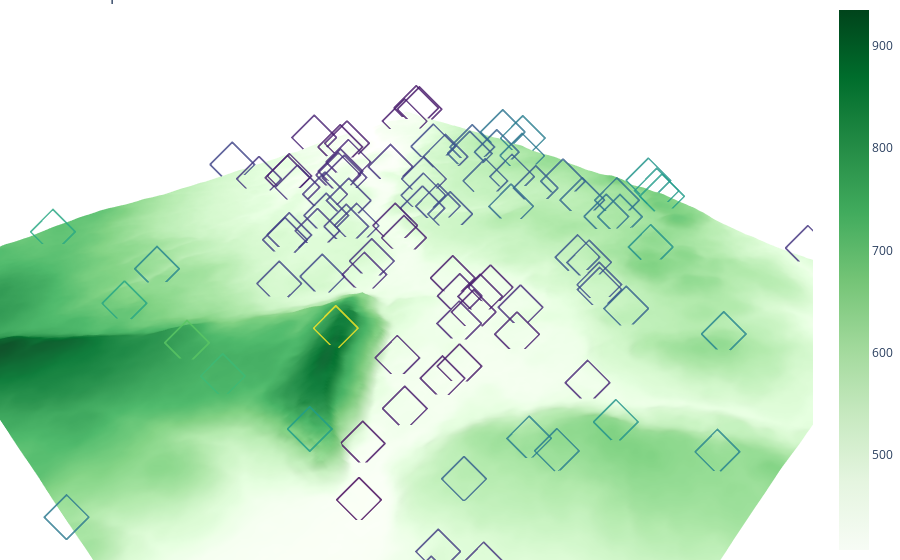

The cell this chart's notebook holds for it:
### Code cell
x = []
y = []
z = []
for peak in artist.workspace.peaks:
    x.append(30*peak["location"][1])
    y.append(30*peak["location"][0])
    z.append(peak["altitude"]+150)
    
heightmap = artist.workspace.heightmap

data=[go.Surface(x=[30*i for i in range(len(heightmap))],
                                     y=[30*i for i in range(len(heightmap))],
                                     z=heightmap,
                                     colorscale="Greens"),
     go.Scatter3d(x=x, y=y, z=z,
                  mode='markers', 
                  marker={"size":z,
                          "color":z,
                          "colorscale":'Viridis',
                          "opacity":0.8,
                          "symbol":'diamond-open'})]

fig = go.Figure(data=data)

fig.update_layout(title='DEM map', autosize=True,
                  margin={"l":0, "r":0, "b":0, "t":0},
                  scene_aspectmode='data',
                  scene={"xaxis":{"visible":False},
                         "yaxis":{"visible":False},
                         "zaxis":{"visible":False}
                         }
                 )
fig.show()

### Figure 1 — Plotly figure (JSON) as saved in the notebook; plotly's stock layout.template omitted (floating-point values rounded to 4 significant figures; data arrays with more than 128 entries replaced by an {"elided": "..."} marker saying what was removed)
{"data": [{"colorscale": [[0, "rgb(247,252,245)"], [0.125, "rgb(229,245,224)"], [0.25, "rgb(199,233,192)"], [0.375, "rgb(161,217,155)"], [0.5, "rgb(116,196,118)"], [0.625, "rgb(65,171,93)"], [0.75, "rgb(35,139,69)"], [0.875, "rgb(0,109,44)"], [1, "rgb(0,68,27)"]], "type": "surface", "x": {"elided": "300 int values"}, "y": {"elided": "300 int values"}, "z": {"elided": "300x300 int values"}}, {"marker": {"color": [644, 693, 630, 630, 865, 906, 916, 633, 633, 630, 671, 639, 639, 949, 649, 662, 653, 657, 663, 698, 663, 672, 1037, 803, 679, 707, 726, 685, 769, 684, 685, 726, 861, 691, 675, 736, 684, 788, 684, 699, 696, 636, 774, 691, 723, 699, 724, 638, 696, 707, 667, 927, 652, 728, 753, 735, 901, 630, 745, 1042, 778, 637, 632, 765, 632, 828, 637, 761, 633, 645, 772, 835, 845, 716, 842, 656, 717, 627, 630, 633, 621, 638, 705, 706, 822, 609, 609, 609, 609, 735, 736, 607, 607, 648, 787, 680, 786, 681, 689, 827, 668, 670, 801, 701, 667, 625, 681, 637, 601, 685, 799, 609, 664, 627, 675], "colorscale": [[0, "#440154"], [0.1111, "#482878"], [0.2222, "#3e4989"], [0.3333, "#31688e"], [0.4444, "#26828e"], [0.5556, "#1f9e89"], [0.6667, "#35b779"], [0.7778, "#6ece58"], [0.8889, "#b5de2b"], [1, "#fde725"]], "opacity": 0.8, "size": 12, "symbol": "diamond-open"}, "mode": "markers", "type": "scatter3d", "x": [2400, 4140, 0, 0, 7230, 8250, 8970, 660, 2130, 2310, 4110, 3660, 3720, 8730, 2640, 3840, 2970, 3090, 3090, 1230, 2280, 3690, 8970, 6630, 3570, 1410, 810, 4110, 0, 4830, 4950, 1050, 7290, 2250, 4470, 690, 4110, 0, 3990, 2670, 2970, 3540, 570, 5640, 1650, 2760, 1230, 3690, 5160, 2820, 4440, 7170, 4710, 1290, 2070, 810, 7170, 3930, 1140, 5970, 8970, 4170, 3750, 810, 3990, 0, 5520, 1350, 4290, 4590, 1230, 240, 6960, 2490, 360, 3840, 2490, 5130, 5400, 6000, 6600, 4260, 2820, 2910, 1740, 8400, 7050, 8910, 8880, 3060, 6300, 8190, 8670, 4380, 5550, 6960, 5490, 7170, 7860, 4830, 6780, 0, 2790, 8010, 7140, 8640, 7890, 8520, 8970, 7560, 4470, 8820, 7050, 750, 7590], "y": [0, 0, 270, 360, 390, 480, 540, 600, 600, 630, 720, 930, 960, 1170, 1230, 1380, 1410, 1500, 1650, 1890, 1890, 1890, 2040, 2130, 2310, 2340, 2430, 2430, 2460, 2490, 2550, 2580, 2610, 2640, 2670, 2880, 2880, 2910, 2970, 3030, 3300, 3300, 3330, 3360, 3420, 3420, 3630, 3630, 3630, 3720, 3780, 3840, 3930, 4140, 4260, 4320, 4530, 4770, 4890, 4890, 4950, 5100, 5250, 5280, 5280, 5340, 5370, 5430, 5430, 5460, 5580, 5610, 5670, 5700, 5760, 5790, 5880, 5940, 5940, 5970, 6000, 6060, 6240, 6300, 6330, 6390, 6450, 6510, 6690, 6750, 7020, 7020, 7020, 7080, 7170, 7320, 7440, 7440, 7500, 7650, 7650, 7770, 7800, 7800, 7920, 8160, 8400, 8400, 8430, 8460, 8490, 8490, 8880, 8970, 8970], "z": [644, 693, 630, 630, 865, 906, 916, 633, 633, 630, 671, 639, 639, 949, 649, 662, 653, 657, 663, 698, 663, 672, 1037, 803, 679, 707, 726, 685, 769, 684, 685, 726, 861, 691, 675, 736, 684, 788, 684, 699, 696, 636, 774, 691, 723, 699, 724, 638, 696, 707, 667, 927, 652, 728, 753, 735, 901, 630, 745, 1042, 778, 637, 632, 765, 632, 828, 637, 761, 633, 645, 772, 835, 845, 716, 842, 656, 717, 627, 630, 633, 621, 638, 705, 706, 822, 609, 609, 609, 609, 735, 736, 607, 607, 648, 787, 680, 786, 681, 689, 827, 668, 670, 801, 701, 667, 625, 681, 637, 601, 685, 799, 609, 664, 627, 675]}], "layout": {"autosize": true, "margin": {"b": 0, "l": 0, "r": 0, "t": 0}, "scene": {"aspectmode": "data", "xaxis": {"visible": false}, "yaxis": {"visible": false}, "zaxis": {"visible": false}}, "title": {"text": "DEM map"}}}
